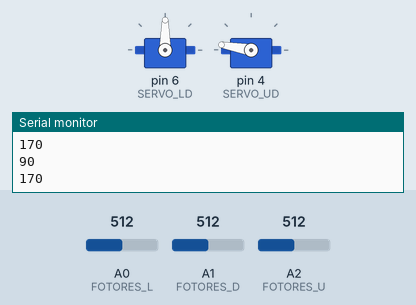
Simulated run of this sketch. Board: Arduino Uno, built with avr-gcc and run on an emulated ATmega328P. On the bench: 2 × servo, the last lines printed to the serial monitor. Inputs (shaded band) come from the test bench; at power-on: A0 (FOTORES_L) = 512, A1 (FOTORES_D) = 512, A2 (FOTORES_U) = 512.

Above: at 1.3 s.
1.4 s: A0 (FOTORES_L) set to 567
2.9 s: A0 (FOTORES_L) set to 588
At 4.28 s:
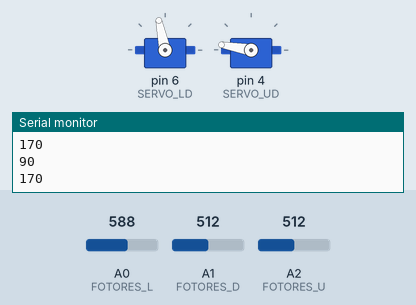
5.9 s: A0 (FOTORES_L) set to 306
At 7.18 s:
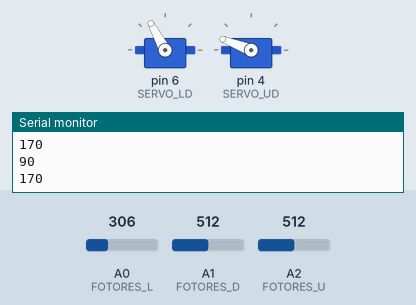
8.9 s: A0 (FOTORES_L) set to 425
11.9 s: A0 (FOTORES_L) set to 459
At 12.9 s:
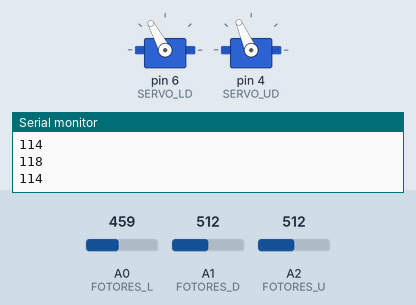
13.4 s: A1 (FOTORES_D) set to 538
At 15.57 s:
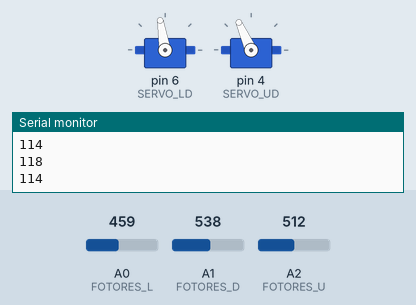
Timing chart, 0 to 19.2 s (numbered marks = the images above; inputs shaded):
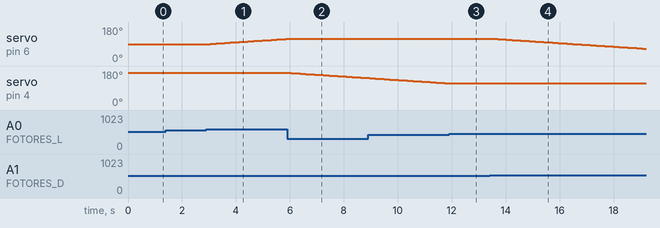

Measured:
- the behaviour switches between 580 and 581 on A0 (FOTORES_L) (found by bisection; images 0 and 1)
- the behaviour switches between 443 and 444 on A0 (FOTORES_L) (found by bisection; images 2 and 3)
- the behaviour switches between 527 and 528 on A1 (FOTORES_D) (found by bisection; images 3 and 4)
- after the input at 2.9 s, servo on pin 6 (SERVO_LD): moves from 90° to 117° over 2.8 s, starting after 0.15 s
- after the input at 5.9 s, servo on pin 6 (SERVO_LD): goes on until 5.9 s, then stays 118°; servo on pin 4 (SERVO_UD): moves from 170° to 143° over 2.8 s, starting after 0.15 s
- after the input at 11.9 s, servo on pin 4 (SERVO_UD): goes on until 12.0 s, then stays 114°
- after the input at 13.4 s, servo on pin 6 (SERVO_LD): moves from 118° to 65° over 5.6 s, starting after 0.19 s

The sketch:

Fotosenzor_stojalo.ino
```cpp
#include <Servo.h>

#define FOTORES_L A0
#define FOTORES_D A1
#define FOTORES_U A2
#define SERVO_LD 6
#define SERVO_UD 4

Servo ServoLD;
Servo ServoUD;

int sensorValue_D(0);
int sensorValue_L(0);
int sensorValue_U(0);
int sensorTmp(0);
int servoLD_pos(90);
int servoUD_pos(170);
int servo_move_speed(1);
int delay_before_read(100);
int sleep(500);
int position_precision(50);
int Variable1;

void setup() {
  Serial.begin(9600);
  ServoLD.attach(SERVO_LD);
  ServoUD.attach(SERVO_UD,900, 2400);
  ServoLD.write(servoLD_pos);
  ServoUD.write(servoUD_pos);
}

void ServoLD_move(int val) {
  servoLD_pos += val;
  if(servoLD_pos >= 175) {
    servoLD_pos = 175;
  }
  else if(servoLD_pos <= 5) {
    servoLD_pos = 5;
  }
  ServoLD.write(servoLD_pos);
  delay(1);
}

void ServoUD_move(int val) {
  servoUD_pos += val;
  if(servoUD_pos >= 175) {
    servoUD_pos = 175;
  }
  else if(servoUD_pos <= 110) {
    servoUD_pos = 110;
  }
  ServoUD.write(servoUD_pos);
  delay(1);
}

void ReadSensor() {
  sensorValue_D = analogRead(FOTORES_D);
  delay(2);
  sensorValue_L = analogRead(FOTORES_L);
  delay(2);
  sensorValue_U = analogRead(FOTORES_U);
  delay(2);
}

void MoveRight() {
  ServoLD_move(servo_move_speed);
  ReadSensor();
}

void MoveLeft() {
  ServoLD_move(-servo_move_speed);
  ReadSensor();
}

void MoveUp() {
  ServoUD_move(servo_move_speed);
  ReadSensor();
}

void MoveDown() {
  ServoUD_move(-servo_move_speed);
  ReadSensor();
}

void loop() {
  ReadSensor();
  position_precision = map(sensorValue_U, 0, 1023, 100, 35);
  while((sensorValue_D - sensorValue_L) > position_precision && !(servoLD_pos < 6)) {
    MoveLeft();
    delay(delay_before_read);
  }
  while((sensorValue_L - sensorValue_D) > position_precision && !(servoLD_pos > 174)) {
    MoveRight();
    delay(delay_before_read);
  }
  while(((sensorValue_U - sensorValue_D) > position_precision || (sensorValue_U - sensorValue_L) > position_precision) && !(servoUD_pos < 91)) {
    MoveDown();
    delay(delay_before_read);
  }
  while(((sensorValue_D - sensorValue_U) > position_precision || (sensorValue_L - sensorValue_U) > position_precision) && !(servoUD_pos > 174)) {
    MoveUp();
    delay(delay_before_read);
  }
  Serial.println(ServoLD.read());
  Serial.println(ServoUD.read());
  delay(sleep);
}
```
